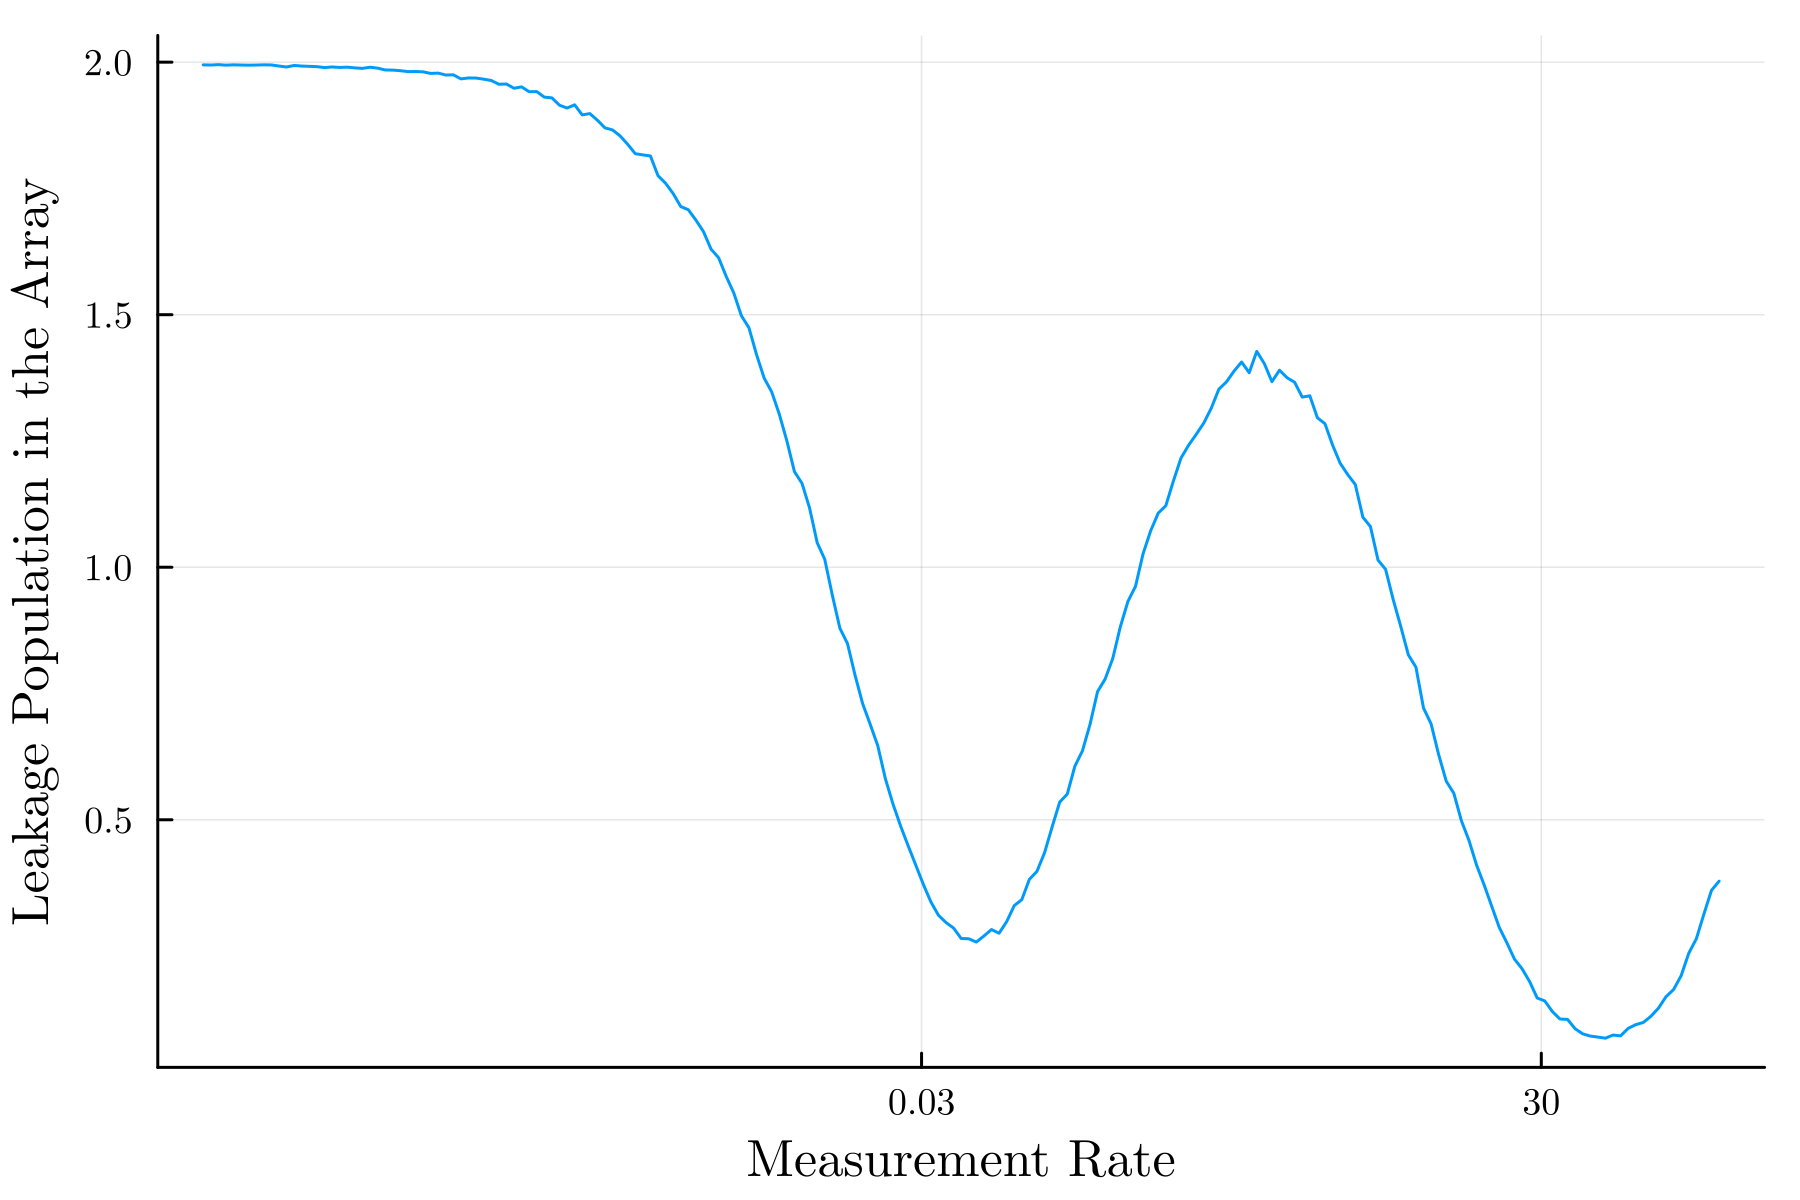

Julia code for this plot:
using JLD2
using Plots
using PlotAndSave

function make_plot()
    path = @__DIR__
    plotinfo = load(joinpath(dirname(path), "data.jld2"), "plotinfo")
    pl = plot(xaxis = :log10,
    xticks = ([0.03, 30], [0.03, "30"]),
    dpi = 300,
    xlabel = "Measurement Rate",
    ylabel = "Leakage Population in the Array", 
    # ylims = (10^-5, 1)
    )
    # vline!(pl, [0.009, 0.04, 3, 10])
    line = plotinfo.lines["L = 3"]
    plot!(pl, line.x, line.y, label = "")
    savefig(pl, joinpath(path, "paper_plot.png"))
    savefig(pl, joinpath(path, "paper_plot.svg"))
    return pl
end

make_plot()
